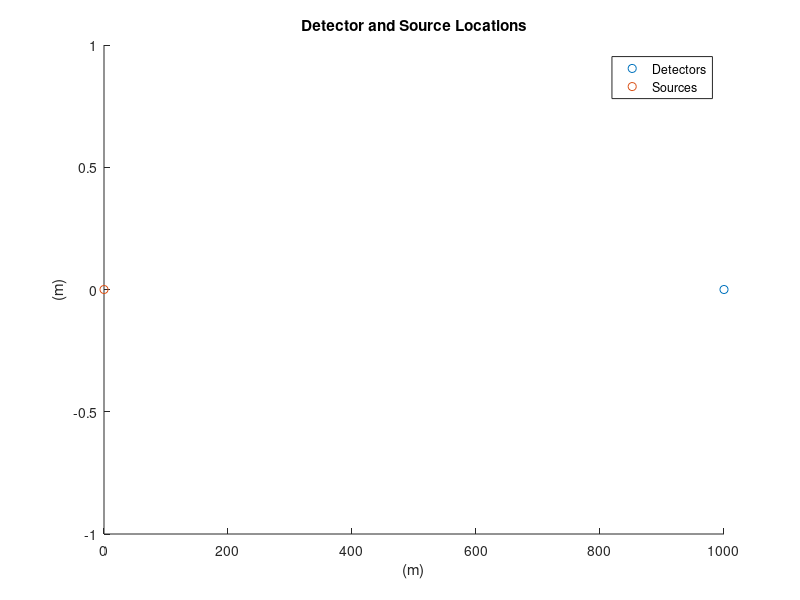

Write MATLAB code to recreate this figure. (Note: this script raises an error after producing the figure.)
% Air Pollution
clear, close all

sanity_check = true;
% 2D
u = [0,0]; %Vel [m/day] (of wind or something. We will try both 0 velocity so it's just diffusion and we will try constant velocity wind)
D = 1.9094;  %Diffusion[m^2/day] | % methane is  D = 0.221 cm^2/s or 1.9094 m^2/day

if sanity_check
    % 1D -- sanity check
    u = [1,0]; %Vel [m/day]
    D = 4.E-2; %Diffusion [m^2/day]    
end


% impulse response function
% s_l is a source location (x,y) on grid 
% d_l is a detector location (x,y) on grid
f = @(s_l, d_l, T) (norm(s_l-d_l))./sqrt(4*pi*D*T.^3).*exp(-(norm(d_l-s_l-u*T).^2./(4*D*T)));

tau = (1:1:500)';
out_tau = zeros(size(tau));
for i=1:length(tau)
    out_tau(i) = f([0,0],[40,0],tau(i));
end
% plot(tau, out_tau)

%% Load data
load data_snod_2021.txt
ty = data_snod_2021(:,1);
% measurements at different detectors at different times
y = data_snod_2021(:,2:end); 
[n_measurements, n_detectors] = size(y); % should be 10 detectors and 3 sources
n_sources = 1;

y = y(:); % stack columns of measurements on top of each other into single column

%% Select time period for source strength
tsource = 1:270; %We will try to find each source strength, s_i, at these times (in days)
m = length(tsource);

%% Select detector and source locations
D_loc = [10,2; 3,5; 20,1; 1,15; 5,8; 14,14; 16,3; 8,12; 12,6; 18,10];
S_loc = [6,3; 10,12; 16,7];

if sanity_check
    D_loc = [1000,0];
    S_loc = [0,0];
end


figure(1); hold on
scatter(D_loc(:,1),D_loc(:,2) );
scatter(S_loc(:,1),S_loc(:,2) );
legend('Detectors', 'Sources');
title('Detector and Source Locations');
xlabel('(m)'), ylabel('(m)');
hold off

%% Construct H matrix for single detector
% s_est = zeros(n_sources*length(tsource),1); % stack S1 (t0 - tn) on S2 (t0 -tn) on S3 (t0-tn)

H = zeros(n_detectors*length(ty), n_sources*length(tsource));
for di=1:n_detectors % for each detector, create sub H matrix
    Hi = zeros(n_measurements, n_sources*length(tsource)); 
    for si=1:n_sources
        source_loc = S_loc(si,:)
        det_loc = D_loc(di,:)
        u, D
        Hi(:,(si-1)*m+1:(si)*m) = detector_H(ty, tsource, source_loc, det_loc, u, D);
    end
    H((di-1)*n_measurements+1:di*n_measurements,:) = Hi;  
end
hal_H = H;

[U,S,V] = svd(H,'econ');  
sigma = diag(S); nrH = sum(sigma/sigma(1)>eps); %numerical rank
 
%% Start inversion
[n,m] = size(H);
Q0 = toeplitz(-(0:1:m-1));
X = [ones(m,1)]; 
R0 = eye(n);

[thetaLL,VLL,L] = HLLwPI(Q0,R0,X,H,y,[0;-1],0.001,0.5)
th = 10.^thetaLL
Q = th(1)*Q0;
R = th(2)*R0;

[s_hat,V,LAMBDA,MU] = GenLinInv(y,H,R,X,Q);

figure(4)
sig = sqrt(diag(V));
plot(tsource,s_hat,tsource,s_hat+2*sig,'--',tsource,s_hat-2*sig,'--')

%% Analysis of results

figure(5)
ds_hat = diff(s_hat);
plot(1:m-1,ds_hat)
title('Slope of estimate')

%visually identify large-value pairs 60 to 80, 110 to 122
a = zeros(m,1);
a(60:80)= 1; 
b = zeros(m,1);
b(110:122) = 1;
% Explore whether this a and b could be resolved with previous model
A = [ones(m,1),Q*H'];
W = orth(A);
norm(W'*a)^2/norm(a)^2
norm(W'*b)^2/norm(b)^2
[a_hat,~,~,~] = GenLinInv(H*a,H,R,X,Q);
norm(a_hat)/norm(a)
figure(6)
plot(1:m,a,1:m,a_hat)
legend('true','estimate')

[b_hat,~,~,~] = GenLinInv(H*b,H,R,X,Q);
norm(a_hat)/norm(a)
figure(7)
plot(1:m,b,1:m,b_hat)
legend('true','estimate')

%% A model with "zones"
X = [ones(m,1), a, b]; 
X = orth(X);

[thetaLL,VLL,L] = HLLwPI(Q0,R0,X,H,y,[0;-2],0.001,0.5)
th = 10.^thetaLL

Q = th(1)*Q0;
R = th(2)*R0;

[s_hat,V,LAMBDA,MU] = GenLinInv(y,H,R,X,Q);
figure(10)
sig = sqrt(diag(V));
plot(tsource,s_hat,tsource,s_hat+2*sig,'--',tsource,s_hat-2*sig,'--')

%end